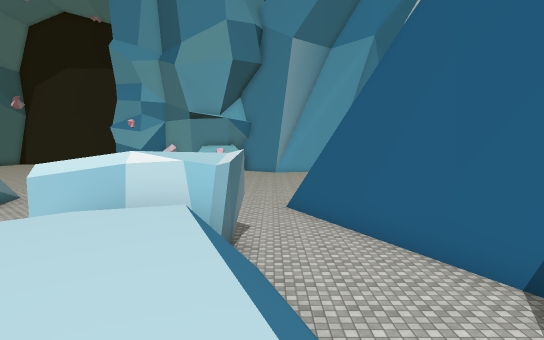
[1] (above)

24 first-person views from a walk through a scene from a Unity 3-D project. The camera is 1.5 m above the floor, tilts 4° down and sees 75° across. The floor is counted in squares, 2 m on a side. Each view is taken from the middle of a square. On the plan, view 1 faces up. The plan holds only what a view shows up to about 11 squares ahead; the rest is blank. The place goes on beyond the plan. The player character is not drawn. Some surface patterns are stand-ins.

[2]
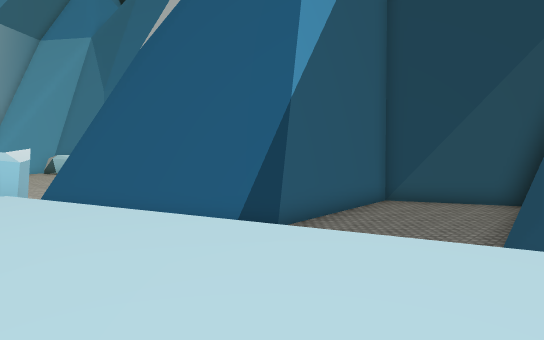

[3]
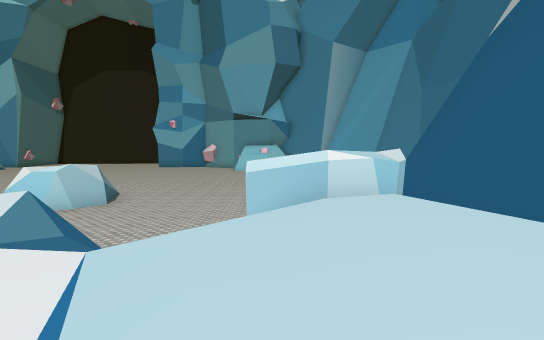

[4]
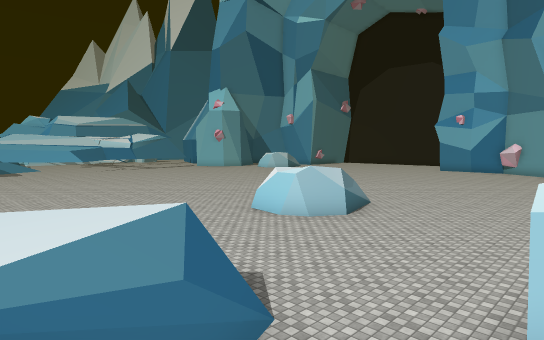

[5]
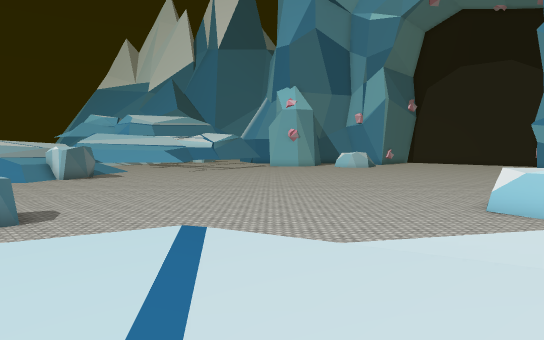

[6]
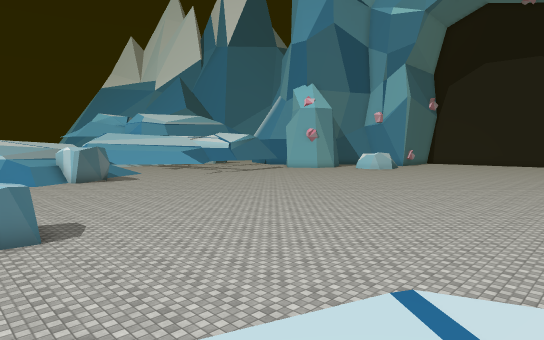

[7]
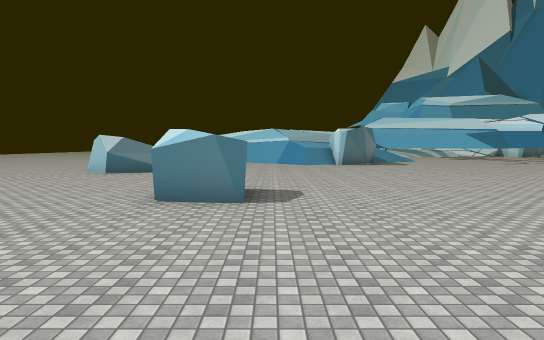

[8]
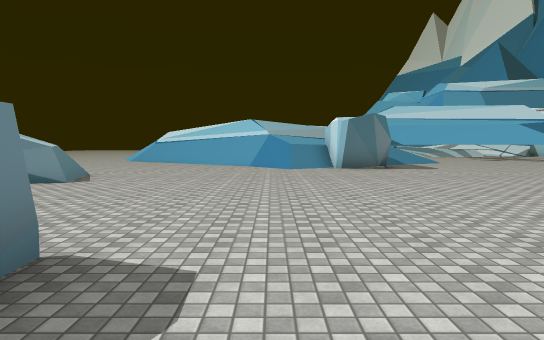

[9]
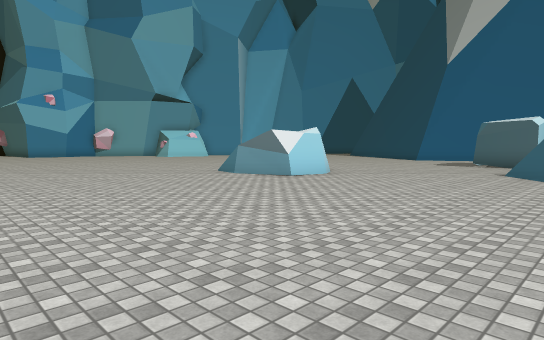

[10]
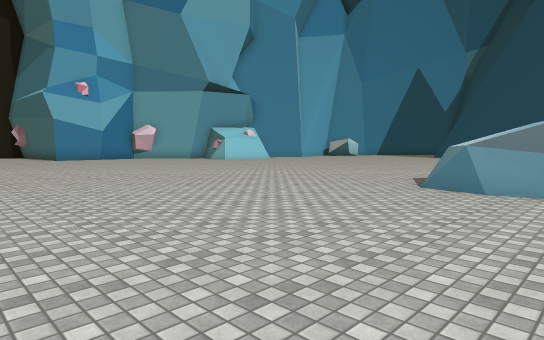

[11]
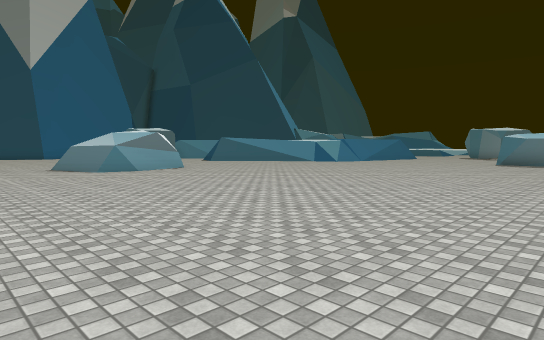

[12]
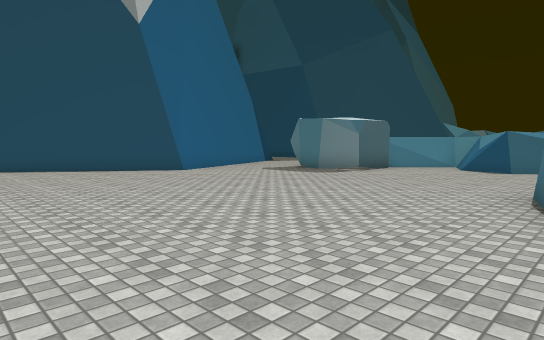

[13]
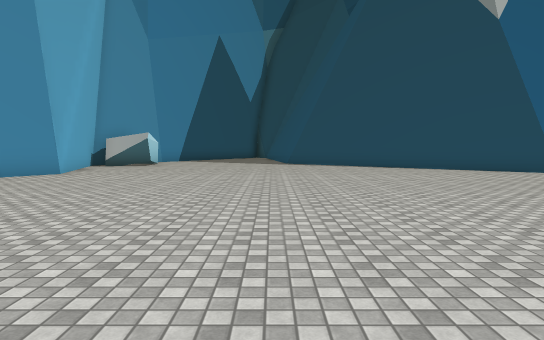

[14]
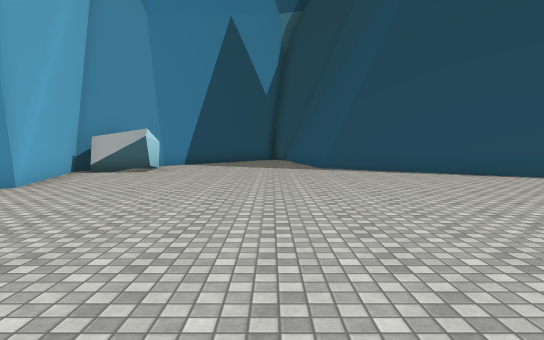

[15]
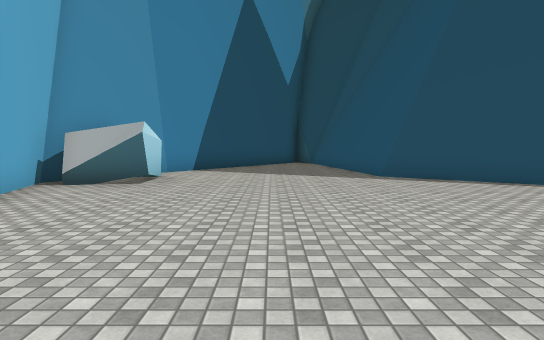

[16]
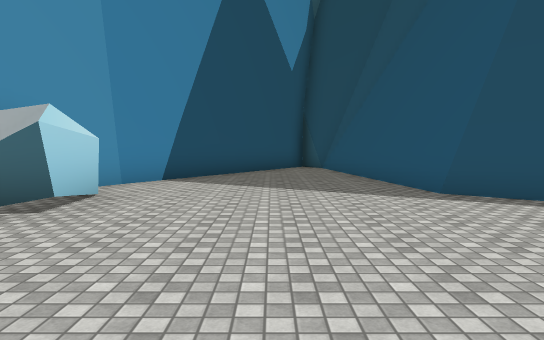

[17]
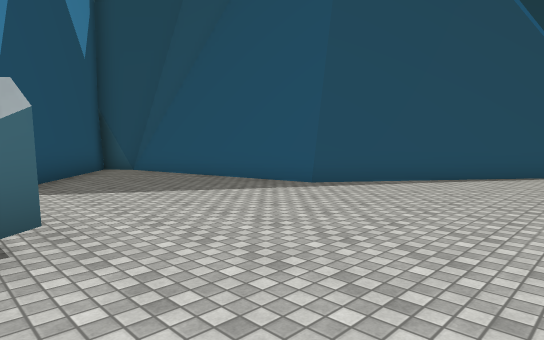

[18]
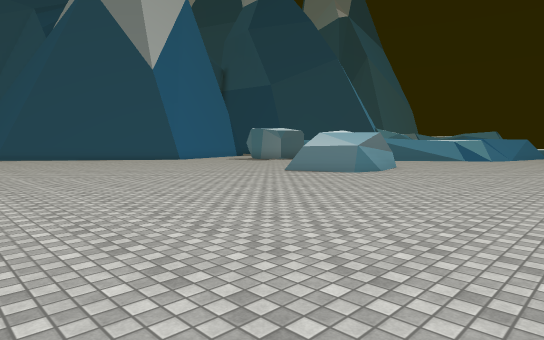

[19]
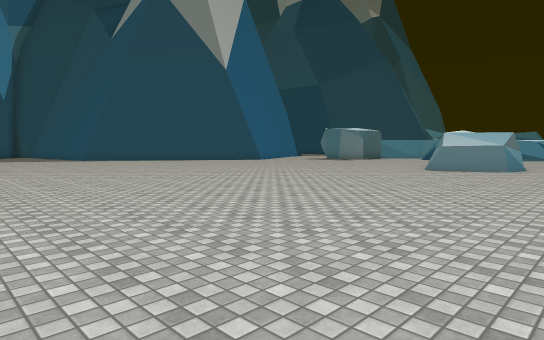

[20]
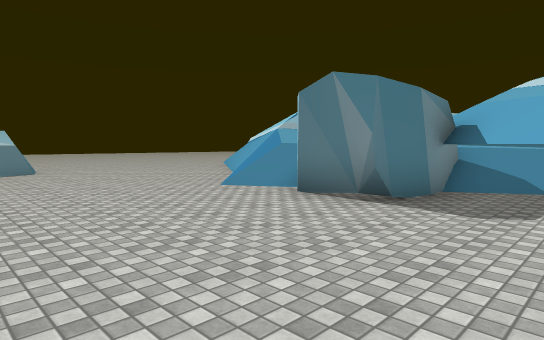

[21]
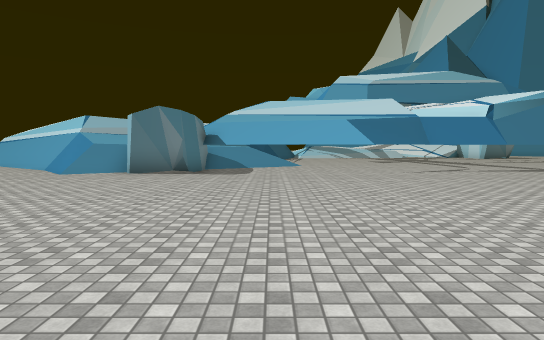

[22]
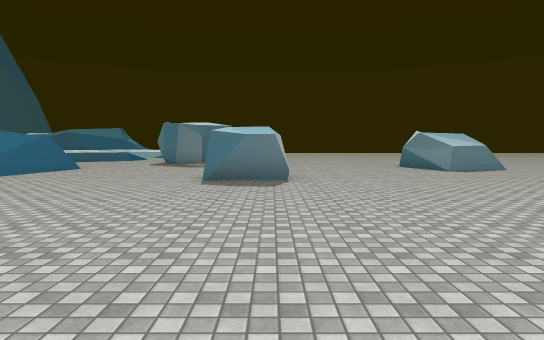

[23]
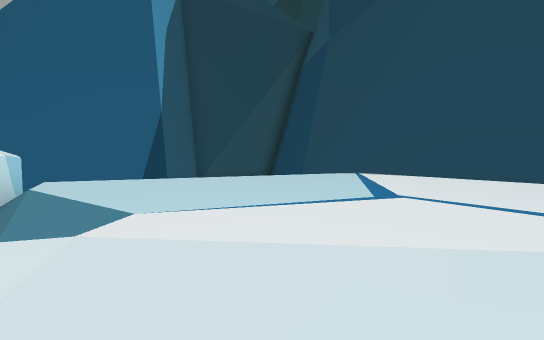

[24]
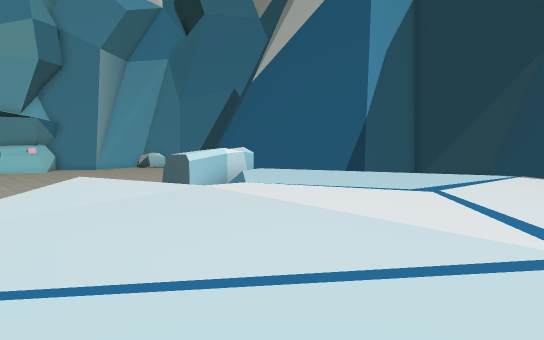

### Floor plan
Key: @ floor where view 1 was taken; # wall or solid block; . main floor; : floor 1.75 m higher than the main floor; + floor 2 m higher than the main floor; / step, stairs or slope; = window, fence, low wall or low ledge; ^ raised ledge; v drop or lower ground; R rock.
Columns run from 29 left of view 1 to 13 right of it. Each row starts with its distance up from view 1.
 24                             .###.R#
 23                 .....     .......RR.##
 22                 .....................###
 21               .........................##
 20              ...........................###
 19              .............................#
 18              .........................#####
 17              ......................####
 16              .....................##
 15 #       .........................##
 14 #.      ........................##
 13 #..     ........................#
 12 #....   ............R..........##
 11  .....  ...........RR.........##
 10   ................RRRR........##
  9    ................RR.........##
  8   .............................#
  7  .......................... ...##
  6  .........................###...#
  5 #.....................//..#R#...##
  4 #R...................=#^/ ////...#####
  3 #.................. ==+#=//++/........
  2 / ................  /+++//+++/   ......#
  1 =................/ //:+++++++/    .....#
  0 .................//++++++++++@=   .... #
 -1 ..........RR..... /+++++++++++= ##
 -2 ..........RR.....=+++++++++++++
 -3 .....R...........#  ++++++++++v#
 -4  ..RRR..........=#  +++++ ++++##

Where each view was taken, in squares from view 1:
view 1: 0 up, 0 right, facing up
view 2: 2 down, 2 left, facing up-right
view 3: 1 down, 3 left, facing up
view 4: 2 up, 3 left, facing up-left
view 5: 2 down, 8 left, facing up-left
view 6: 2 down, 10 left, facing up-left
view 7: 0 up, 12 left, facing left
view 8: 1 up, 17 left, facing left
view 9: 3 up, 17 left, facing up-right
view 10: 9 up, 17 left, facing up-right
view 11: 15 up, 21 left, facing down-right
view 12: 16 up, 9 left, facing down-right
view 13: 18 up, 9 left, facing right
view 14: 19 up, 6 left, facing right
view 15: 20 up, 3 left, facing right
view 16: 20 up, 0 right, facing right
view 17: 23 up, 1 right, facing down-right
view 18: 20 up, 16 left, facing down-right
view 19: 23 up, 13 left, facing down-right
view 20: 7 up, 24 left, facing down-left
view 21: 7 up, 19 left, facing left
view 22: 7 up, 19 left, facing down
view 23: 0 up, 8 left, facing right
view 24: 4 down, 9 left, facing up-right
